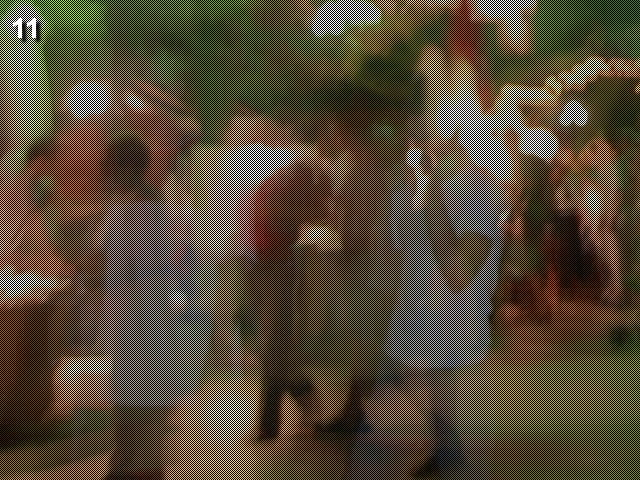
#> input picture 11/cave.jpg, 640 x 480 px
$ python 11.py
#> lines starting #> are read from the running program, lines starting #| are printed output that depends on the picture
from PIL import Image

im = Image.open("cave.jpg")
#> im is the input picture: PIL image 640x480 RGB; mean R, G, B 85.8, 73.7, 57.3

white = 255,255,255
even = Image.new('RGB',[321,241], white)
#> even: PIL image 321x241 RGB; every value is 255
e_i = 0
e_j = 0
check = False
for i in range( im.size[0] ):
    for j in range(im.size[1]):
        if j % 2 == 0 :
            even.putpixel(( int(e_i), int(e_j) ), im.getpixel((i,j)) )
            e_j += 1
    e_j = 0
    if i%2 == 0: e_i += 1
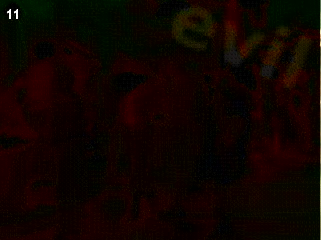
#> even: PIL image 321x241 RGB; mean R, G, B 16.8, 5.5, 1.7
#> after the loop, e_i = 320
even.save("even.png", "png")


odd = Image.new('RGB',[321,241], white)
o_i = 0
o_j = 0
for i in range( im.size[0] ):
    for j in range(im.size[1]):
        if j % 2 != 0 :
            odd.putpixel(( int(o_i), int(o_j) ), im.getpixel((i,j)) )
            o_j += 1
    o_j = 0
    if i%2 == 0: o_i += 1
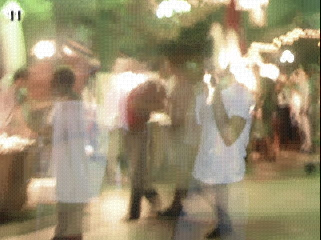
#> odd: PIL image 321x241 RGB; mean R, G, B 155.9, 143.6, 114.3
#> after the loop, o_i = 320
odd.save("odd.png", "png")

# Look at the even one!

# next -> http://www.pythonchallenge.com/pc/return/even.html
